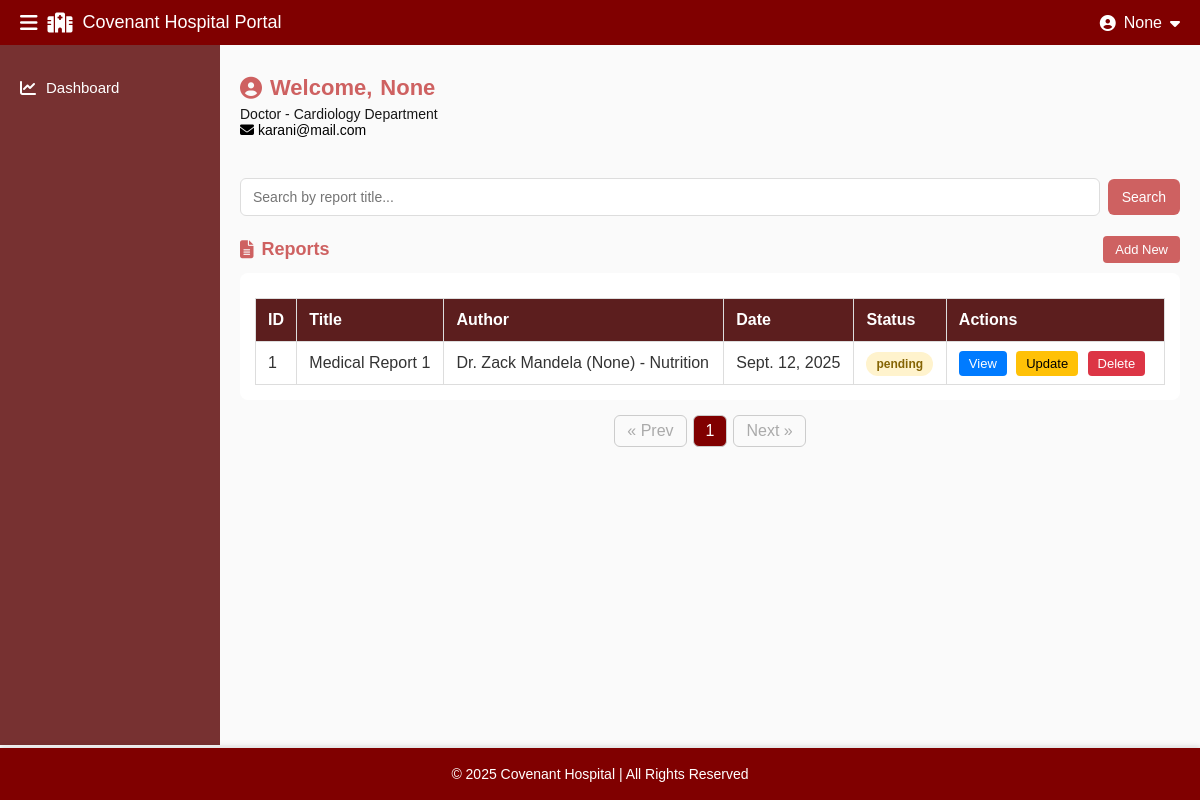
Page /reports/ (signed in) on the earlier database version.
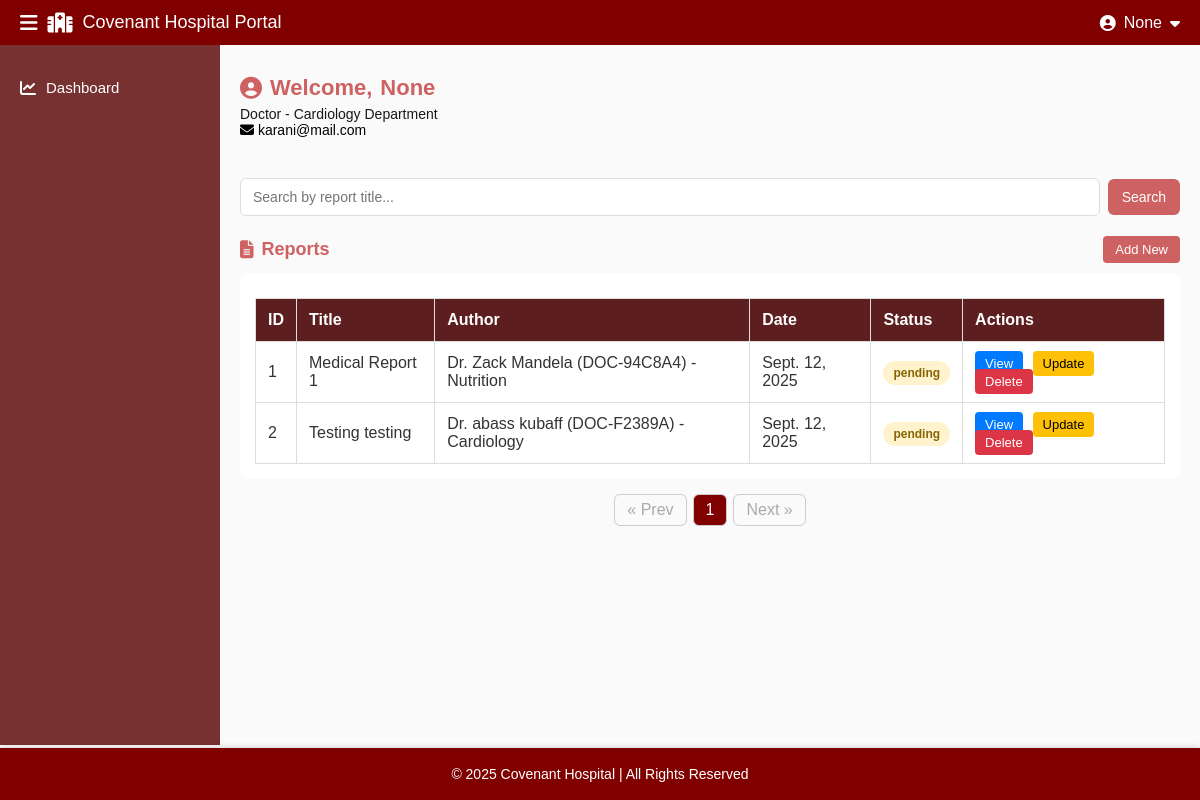
Same page on the later database version.
### core/models.py (models this page shows, shortened)
class Report(models.Model):
    STATUS_CHOICES = (
        ('approved', 'Approved'),
        ('pending', 'Pending'),
        ('rejected', 'Rejected'),
    )
    title = models.CharField(max_length=200)
    author = models.ForeignKey(Doctor, on_delete=models.SET_NULL, null=True, blank=True)
    patient = models.ForeignKey(Patient, on_delete=models.CASCADE, related_name="reports")
    date = models.DateField(auto_now_add=True)
    status = models.CharField(max_length=20, choices=STATUS_CHOICES, default='pending')
    content = RichTextField()

class Doctor(models.Model):
    doctor_id = models.CharField(max_length=20, unique=True, editable=False, blank=True, null=True)  # ✅
    name = models.CharField(max_length=200)
    specialty = models.CharField(max_length=100)
    email = models.EmailField(blank=True, null=True)
    phone = models.CharField(max_length=20, blank=True, null=True)
    department = models.CharField(max_length=100)
    def __str__(self):
        return f"Dr. {self.name} ({self.doctor_id}) - {self.specialty}"

### core/views.py (the view)
# urls.py: path("reports/", views.reports, name="reports"),
@session_required
def reports(request):
    role = request.session.get("user_role")
    q = request.GET.get("q", "").strip()
    if role == "doctor":
        doctor_id = request.session.get("doctor_id")
        doctor = Doctor.objects.filter(id=doctor_id).first()
        reports_list = Report.objects.filter(author=doctor).select_related("author", "patient").order_by("-date")
    elif role == "patient":
        patient_id = request.session.get("patient_id")
        patient = Patient.objects.filter(id=patient_id).first()
        reports_list = Report.objects.filter(patient=patient).select_related("author", "patient").order_by("-date")
    else:  # admin
        reports_list = Report.objects.select_related("author", "patient").all().order_by("-date")
    if q:
        reports_list = reports_list.filter(
            Q(title__icontains=q) |
            Q(author__name__icontains=q) |
            Q(patient__name__icontains=q)
        )
    paginator = Paginator(reports_list, 10)
    page_number = request.GET.get("page")
    reports_page = paginator.get_page(page_number)
    return render(request, "dashboard/reports.html", {
        "reports": reports_page,
        "query": q
    })

### core/context_processors.py (called while the page is built)
def session_user(request):
    role = request.session.get("user_role")
    name = None
    if role == "doctor":
        doctor_id = request.session.get("doctor_id")
        if doctor_id:
            doctor = Doctor.objects.filter(id=doctor_id).first()
            if doctor:
                name = f"Dr. {doctor.name}"
    elif role == "patient":
        patient_id = request.session.get("patient_id")
        if patient_id:
            patient = Patient.objects.filter(id=patient_id).first()
            if patient:
                name = patient.name
    return {
        "session_role": role,
        "session_name": name,
    }

### templates/dashboard/reports.html (shortened to what this page needs)
{% extends "dashboard/base_dashboard.html" %}
{% block page_class %}reports-page{% endblock %}
{% block content %}
<section class="reports-search">
  <form method="get" class="reports-search-form" action="{% url 'reports' %}">
    <div class="reports-search-inputs">
      <input
        type="text"
        name="q"
        placeholder="Search by report title..."
        value="{{ request.GET.q|default:'' }}"
        class="reports-search-field"
        autocomplete="off"
      />
      <button type="submit" class="reports-search-btn">Search</button>
    </div>
  </form>
</section>
      <section class="reports-list-section">
  <div class="section-header">
    <h3><i class="fa-solid fa-file-alt"></i> Reports</h3>
    <a href="#" class="btn-view-all">Add New</a>
  </div>
  <div class="reports-table-wrapper">
    <table class="reports-table">
      <thead>
        <tr>
          <th>ID</th>
          <th>Title</th>
          <th>Author</th>
          <th>Date</th>
          <th>Status</th>
          <th>Actions</th>
        </tr>
      </thead>
      <tbody>
        {% for rep in reports %}
        <tr>
          <td>{{ rep.id }}</td>
          <td>{{ rep.title }}</td>
          <td>{{ rep.author }}</td>
          <td>{{ rep.date }}</td>
          <td><span class="status {{ rep.status|lower }}">{{ rep.status }}</span></td>
          <td>
            <a href="#" class="btn-action view">View</a>
            <a href="#" class="btn-action update">Update</a>
            <a href="#" class="btn-action delete">Delete</a>
          </td>
        </tr>
        {% empty %}
        <tr><td colspan="6">No reports found.</td></tr>
        {% endfor %}
      </tbody>
    </table>
  </div>
  <div class="reports-pagination">
    <ul class="pagination-list">
      {% if reports.has_previous %}
        <li><a href="?page={{ reports.previous_page_number }}{% if query %}&q={{ query }}{% endif %}">&laquo; Prev</a></li>
      {% else %}
        <li class="disabled">&laquo; Prev</li>
      {% endif %}
      {% for num in reports.paginator.page_range %}
        {% if reports.number == num %}
          <li class="active-page">{{ num }}</li>
        {% else %}
          <li><a href="?page={{ num }}{% if query %}&q={{ query }}{% endif %}">{{ num }}</a></li>
        {% endif %}
      {% endfor %}
      {% if reports.has_next %}
        <li><a href="?page={{ reports.next_page_number }}{% if query %}&q={{ query }}{% endif %}">Next &raquo;</a></li>
      {% else %}
        <li class="disabled">Next &raquo;</li>
      {% endif %}
    </ul>
  </div>
</section>
{% endblock %}

Differences in the rows shown:
changed through a linked row, Report "Medical Report 1": author "Dr. Zack Mandela (None) - Nutrition" → "Dr. Zack Mandela (DOC-94C8A4) - Nutrition"
added Report: id "2", title "Testing testing", author "Dr. abass kubaff (DOC-F2389A) - Cardiology", date "Sept. 12, 2025", status "pending"
